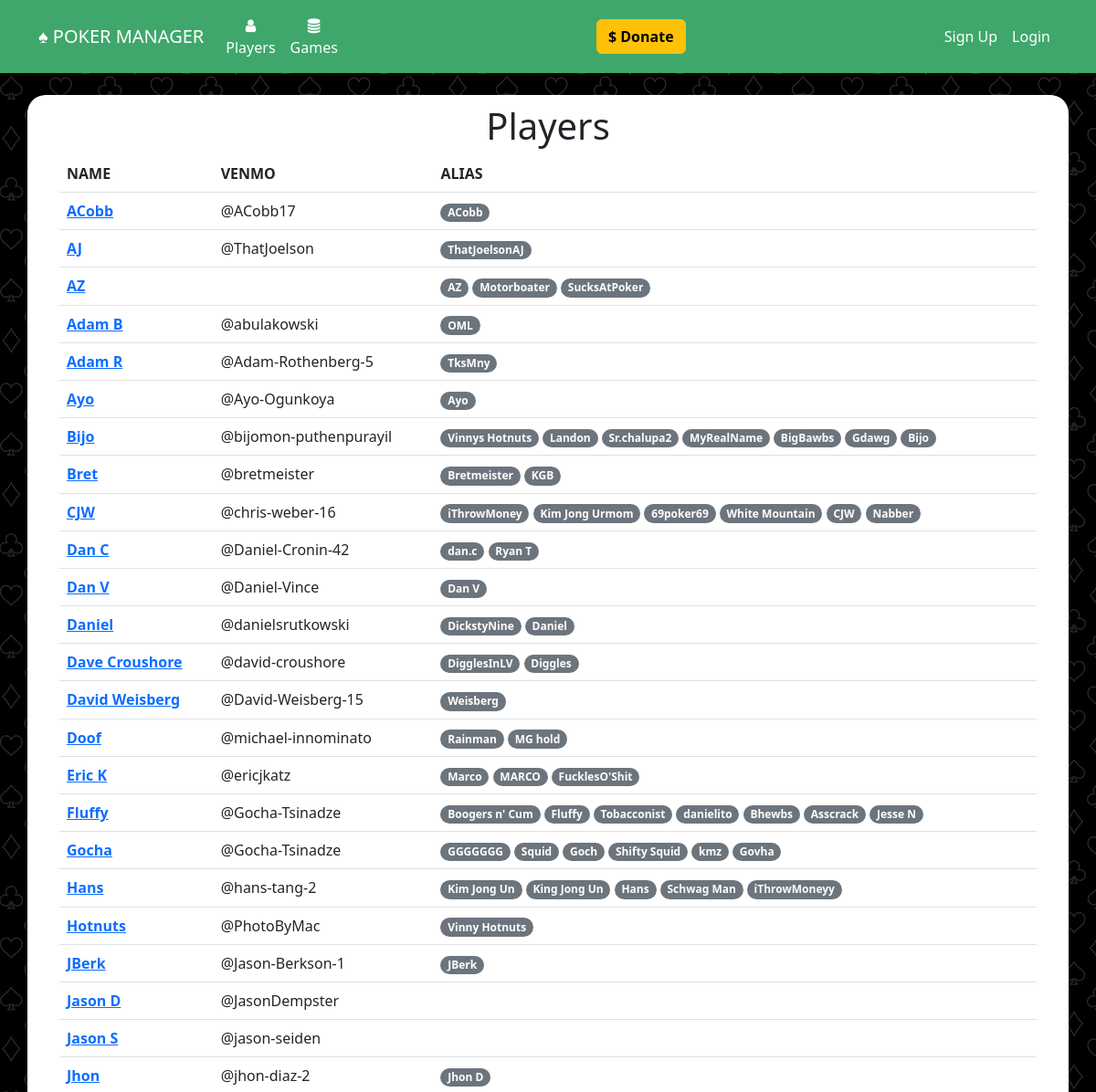
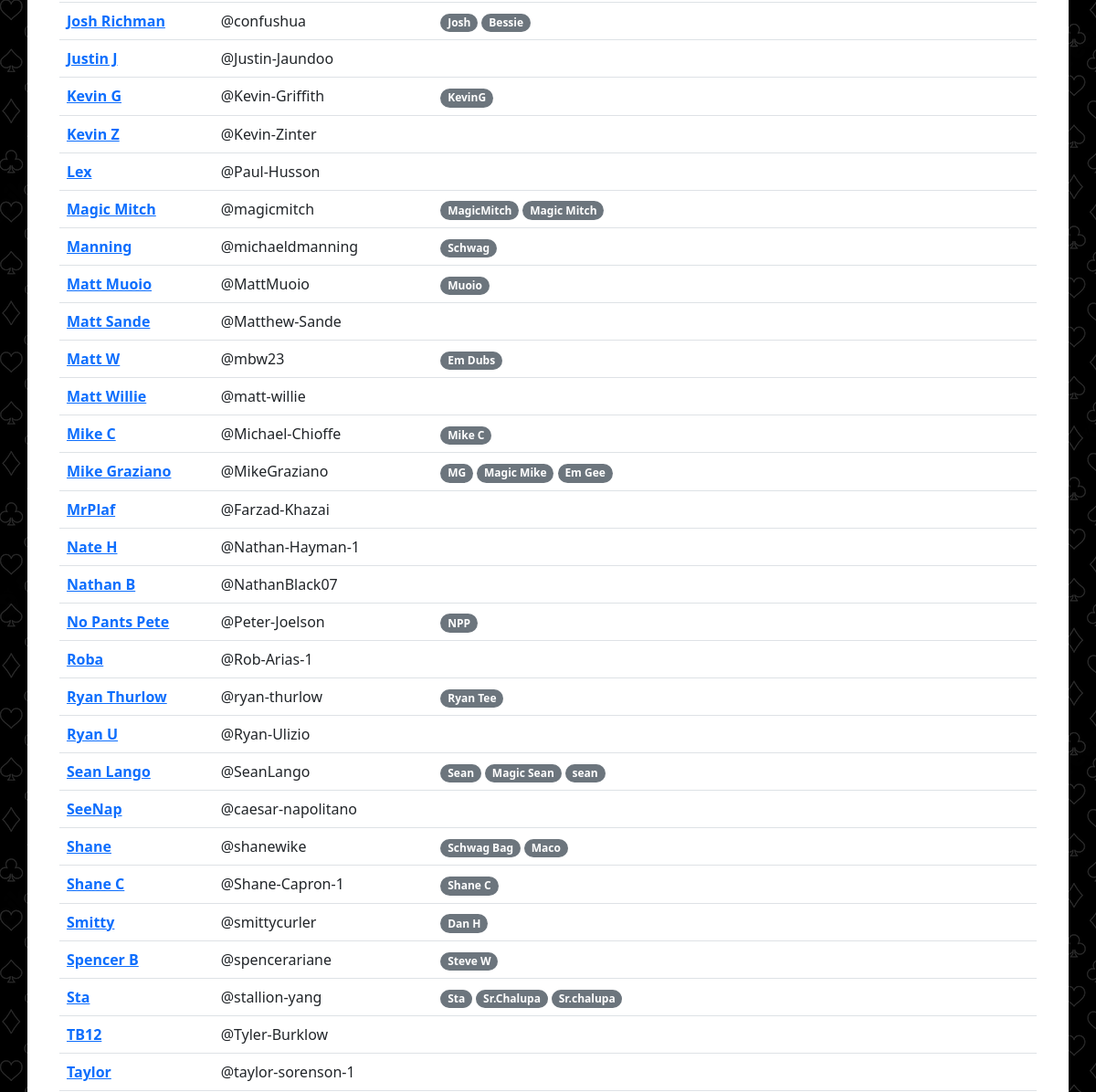
Before: /players (upper part) with the older database file (2 pictures, top to bottom).
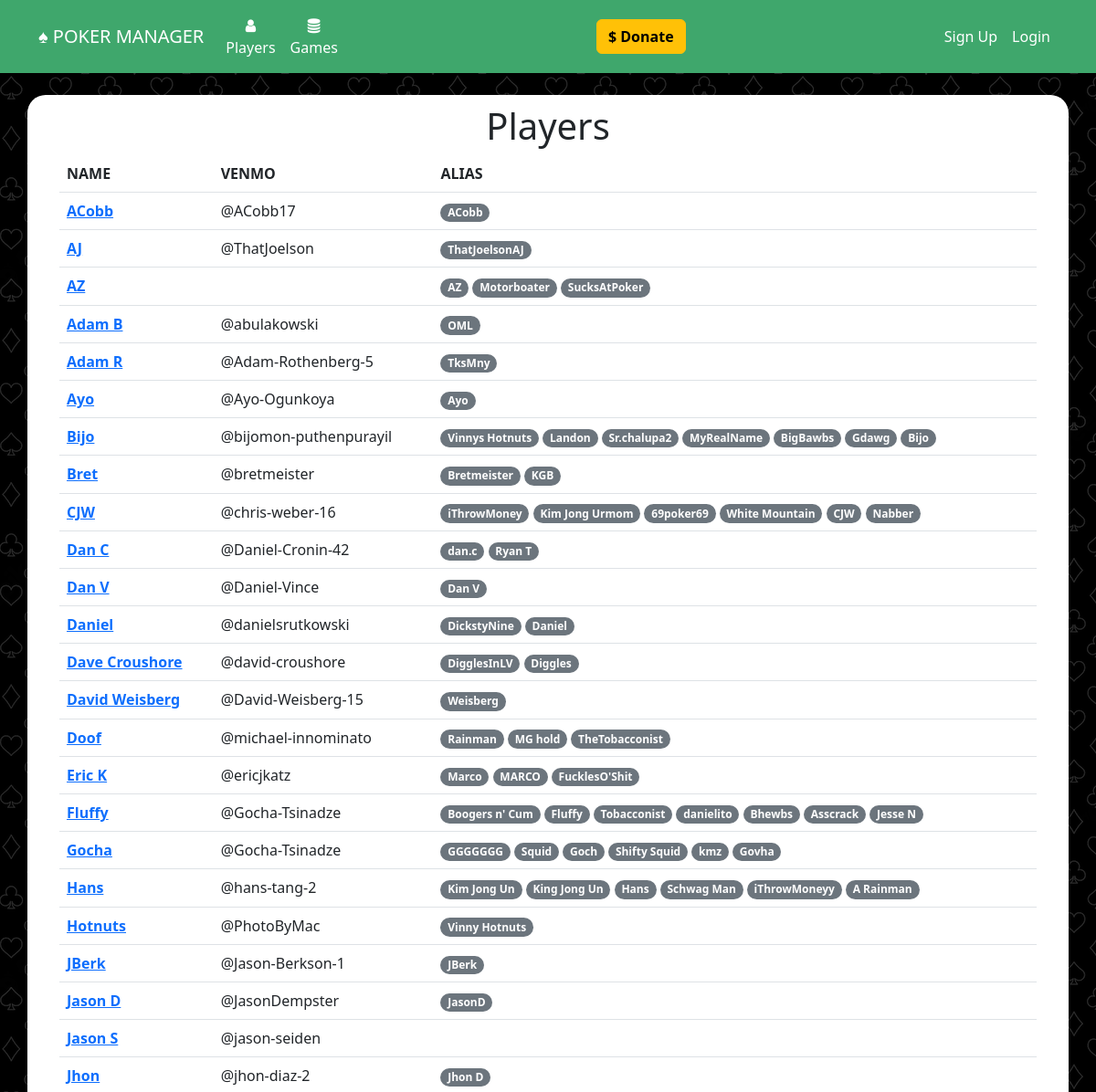
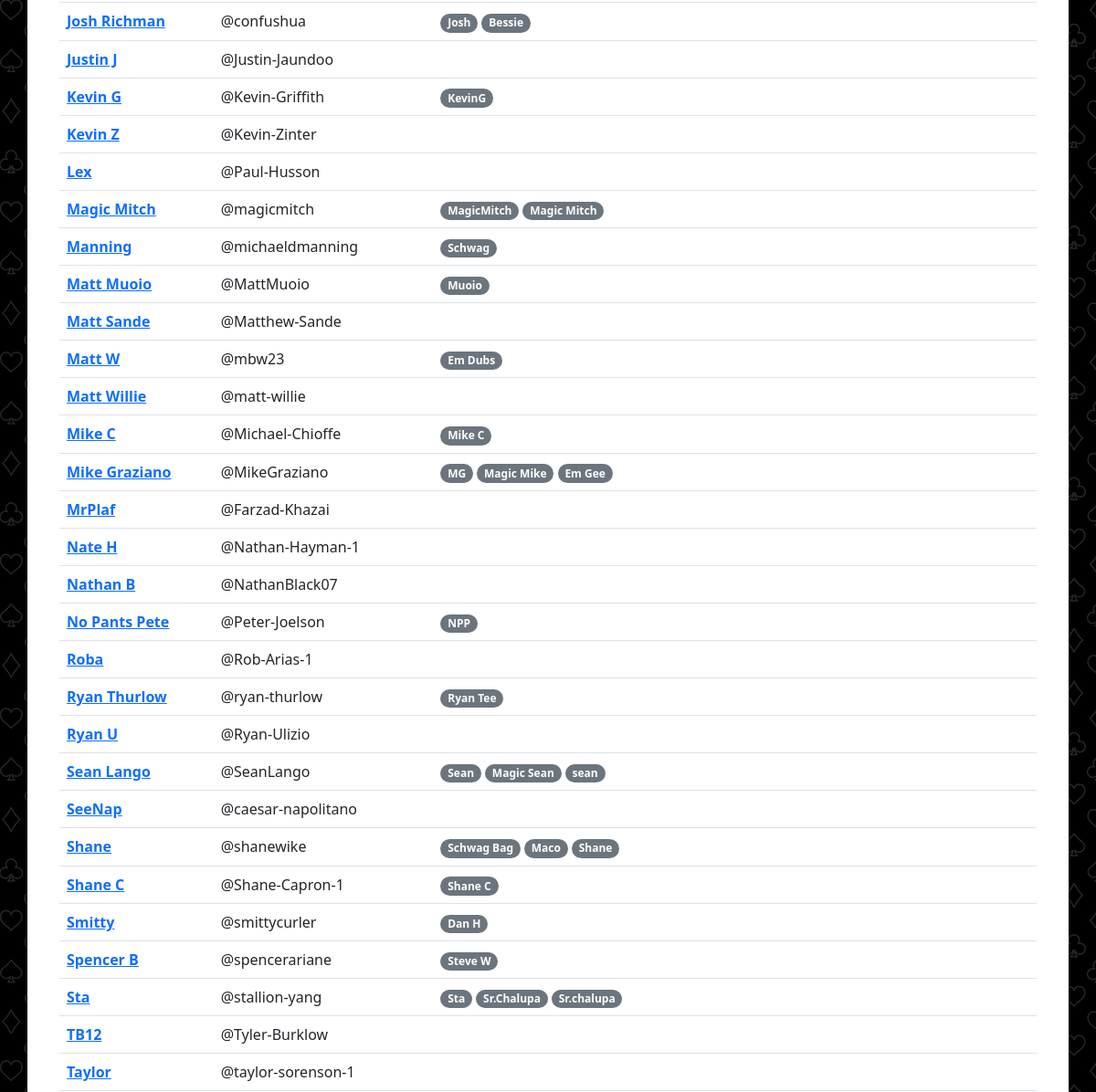
After: the same page with the newer database file (2 pictures, top to bottom).
### website/models.py (models this page shows)
class Player(db.Model):
	id = db.Column(db.Integer, primary_key=True)
	name = db.Column(db.String(150), unique=True)
	venmo = db.Column(db.String(300))
	email = db.Column(db.String(300))
	games_played = db.Column(db.Integer, default=0)
	aliases = db.relationship('Alias', backref='player')
	earnings = db.relationship('Earning', backref='player')
	user = db.relationship('User', backref='player')
	pokernowid = db.relationship('PokernowId', backref='player')
	bankroll = db.relationship('Bankroll', backref='player')

class Alias(db.Model):
	id = db.Column(db.Integer, primary_key=True)
	alias = db.Column(db.String(150), unique=True)
	player_id = db.Column(db.Integer, db.ForeignKey('player.id'))

### website/views.py (the view, shortened to what this page needs)
@views.route('/players', methods=['GET','POST'])
def players():
	players = Player.query.order_by(Player.name.asc()).all()
	return render_template("players.html", user=current_user, players=players)

### website/templates/players.html (shortened to what this page needs)
{% extends "base.html" %}
{% block content %}
<h1 align="center">Players</h1>
<table class="table">
	<thead>
	  <tr>
		<th scope="col">NAME</th>
		<th scope="col">VENMO</th>
		<th scope="col">ALIAS</th>
	  </tr>
	</thead>
	<tbody>
	{% if players %}
	{% for player in players %}
		<tr>
			<td><a href="{{url_for('views.edit_player', player_id=player.id)}}" ><strong>{{ player.name }}</strong></a></td>
			<td>{{ player.venmo }}</td>
			<td>
				{% for alias in player.aliases %}
				<span class="badge rounded-pill bg-secondary">{{ alias.alias }}</span>
				{% endfor %}
			</td>
		</tr>
	{% endfor %}
	{% endif %}
</tbody>
</table>
<br/>
{% endblock %}

Changed rows visible on the page:
added Alias: alias "TheTobacconist", shown under Player "Doof"
added Alias: alias "A Rainman", shown under Player "Hans"
added Alias: alias "JasonD", shown under Player "Jason D"
added Alias: alias "Shane", shown under Player "Shane"
